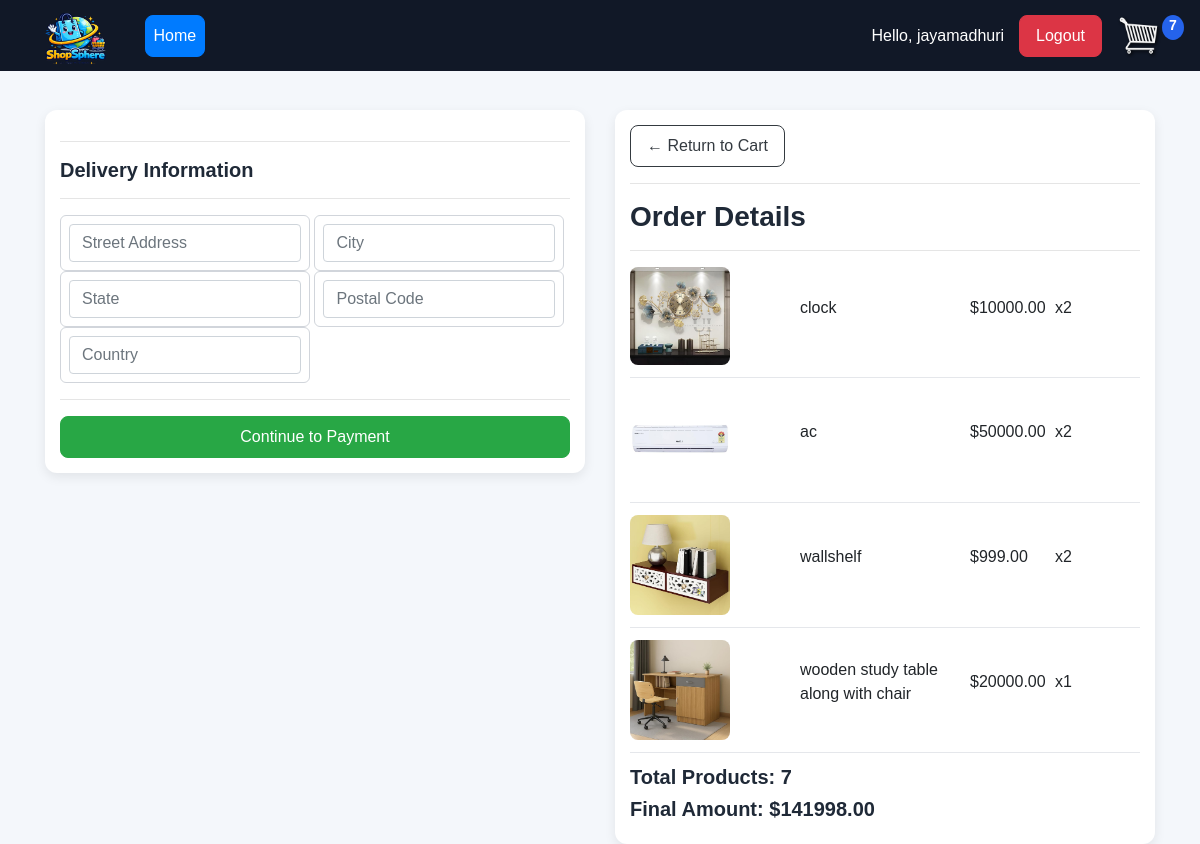
Screenshot of /checkout/ (signed in) with the database file from the repository.
### store/models.py (models this page shows, shortened)
class OrderItem(models.Model):
	product = models.ForeignKey(
		Product,
		on_delete=models.SET_NULL,
		null=True
	)
	order = models.ForeignKey(
		Order,
		on_delete=models.SET_NULL,
		null=True
	)
	quantity = models.IntegerField(
		default=0,
		null=True,
		blank=True
	)
	date_added = models.DateTimeField(
		auto_now_add=True
	)
	@property
	def get_total(self):
		total = self.product.price * self.quantity
		return total

class Product(models.Model):
	name = models.CharField(
		max_length=200
	)
	price = models.FloatField()
	digital = models.BooleanField(
		default=False,
		null=True,
		blank=True
	)
	image = models.ImageField(
		null=True,
		blank=True
	)
	@property
	def imageURL(self):
		try:
			url = self.image.url
		except:
			url = ''
		return url

class Order(models.Model):
	customer = models.ForeignKey(
		Customer,
		on_delete=models.SET_NULL,
		null=True,
		blank=True
	)
	date_ordered = models.DateTimeField(
		auto_now_add=True
	)
	complete = models.BooleanField(
		default=False
	)
	transaction_id = models.CharField(
		max_length=100,
		null=True
	)
	@property
	def shipping(self):
		shipping = False
		orderitems = self.orderitem_set.all()
		for i in orderitems:
			if i.product.digital == False:
				shipping = True
		return shipping
	@property
	def get_cart_total(self):
		orderitems = self.orderitem_set.all()
		total = sum([
			item.get_total for item in orderitems
		])
		return total
	@property
	def get_cart_items(self):
		orderitems = self.orderitem_set.all()
		total = sum([
			item.quantity for item in orderitems
		])
		return total

### store/views.py (the view)
# urls.py: path('checkout/', views.checkout, name="checkout"),
@login_required(login_url='login')
def checkout(request):
	data = cartData(request)
	cartItems = data['cartItems']
	order = data['order']
	items = data['items']
	context = {
		'items':items,
		'order':order,
		'cartItems':cartItems
	}
	return render(request, 'store/checkout.html', context)

### store/utils.py (called while the page is built)
def cartData(request):
	if request.user.is_authenticated:
		customer = request.user.customer
		order, created = Order.objects.get_or_create(
			customer=customer,
			complete=False
		)
		items = order.orderitem_set.all()
		cartItems = order.get_cart_items
	else:
		cookieData = cookieCart(request)
		cartItems = cookieData['cartItems']
		order = cookieData['order']
		items = cookieData['items']
	return {
		'cartItems':cartItems,
		'order':order,
		'items':items
	}

### store/templates/store/checkout.html (shortened to what this page needs)
{% extends 'store/main.html' %}
{% load static %}
{% block content %}
<div class="row">
	<div class="col-lg-6">
		<div class="box-element" id="form-wrapper">
			<form id="form">
				<div id="shipping-info">
					<hr>
					<h5>Delivery Information</h5>
					<hr>
					<div class="form-field">
						<input class="form-control"
						type="text"
						name="address"
						placeholder="Street Address">
					</div>
					<div class="form-field">
						<input class="form-control"
						type="text"
						name="city"
						placeholder="City">
					</div>
					<div class="form-field">
						<input class="form-control"
						type="text"
						name="state"
						placeholder="State">
					</div>
					<div class="form-field">
						<input class="form-control"
						type="text"
						name="zipcode"
						placeholder="Postal Code">
					</div>
					<div class="form-field">
						<input class="form-control"
						type="text"
						name="country"
						placeholder="Country">
					</div>
				</div>
				<hr>
				<input id="form-button"
				class="btn btn-success btn-block"
				type="submit"
				value="Continue to Payment">
			</form>
		</div>
		<br>
	</div>
	<div class="col-lg-6">
		<div class="box-element">
			<a class="btn btn-outline-dark"
			href="{% url 'cart' %}">
			&#x2190; Return to Cart
			</a>
			<hr>
			<h3>Order Details</h3>
			<hr>
			{% for item in items %}
			<div class="cart-row">
				<div style="flex:2">
					<img class="row-image" src="{{item.product.imageURL}}">
				</div>
				<div style="flex:2">
					<p>{{item.product.name}}</p>
				</div>
				<div style="flex:1">
					<p>${{item.product.price|floatformat:2}}</p>
				</div>
				<div style="flex:1">
					<p>x{{item.quantity}}</p>
				</div>
			</div>
			{% endfor %}
			<h5>Total Products: {{order.get_cart_items}}</h5>
			<h5>
				Final Amount:
				${{order.get_cart_total|floatformat:2}}
			</h5>
		</div>
	</div>
</div>
{% endblock content %}

### store/templates/store/main.html (shortened to what this page needs)
<!DOCTYPE html>
{% load static %}
<html>
<head>
	<link rel="stylesheet"
	href="https://stackpath.bootstrapcdn.com/bootstrap/4.4.1/css/bootstrap.min.css"
>
	<link rel="stylesheet"
	type="text/css"
	href="{% static 'css/main.css' %}">
</head>
<body>
	<nav class="navbar navbar-expand-lg navbar-dark bg-dark">
	  <a class="navbar-brand" href="{% url 'home' %}">
	  	<img class="nav-logo"
	  	src="{% static 'images/logo.png' %}">
	  </a>
	  <div class="collapse navbar-collapse"
	  id="navbarSupportedContent">
	    <ul class="navbar-nav mr-auto">
	      <li class="nav-item active">
	        <a class="nav-link btn btn-primary"
	        href="{% url 'home' %}">
	        Home
	    	</a>
	      </li>
	    </ul>
	    <div class="form-inline my-2 my-lg-0">
    {% if request.user.is_authenticated %}
        <span style="color:white; margin-right:15px;">
            Hello, {{request.user}}
        </span>
        <a href="{% url 'logout' %}"
        class="btn btn-danger">
        Logout
        </a>
    {% else %}
        <a href="{% url 'login' %}"
        class="btn btn-success">
        Login
        </a>
    {% endif %}
    <a href="{% url 'cart' %}">
        <img id="cart-icon"
        src="{% static 'images/cart.png' %}">
    </a>
    <p id="cart-total">{{cartItems}}</p>
</div>
	  </div>
	</nav>
    <div class="container">
        <br>
        {% block content %}
        {% endblock content %}
    </div>
</body>
</html>

### static/css/main.css (style rules this page uses)
body { background-color: #f4f7fb; font-family: Arial, Helvetica, sans-serif; }
h1,h2,h3,h4,h5,h6 { color:#1f2937; font-weight: 600; }
.box-element { box-shadow: 0 4px 12px rgba(0,0,0,0.08); background-color: #ffffff; border-radius: 12px; padding: 15px; transition: 0.3s ease; }
.nav-logo { height:75px; margin-top: -10px; margin-bottom: -20px; }
.bg-dark { background-color: #111827!important; }
#cart-icon { width:45px; display: inline-block; margin-left: 15px; }
#cart-total { display: block; text-align: center; color:white; font-weight: bold; background-color: #2563eb; width: 22px; height: 25px; border-radius: 50%; font-size: 14px; }
.col-lg-4, .col-lg-6, .col-lg-8, .col-lg-12 { margin-top: 15px; }
.btn { border-radius: 8px; padding: 8px 16px; font-weight: 500; transition: 0.3s ease; }
.row-image { width: 100px; border-radius: 8px; }
.form-field { width:250px; display: inline-block; padding: 8px; border-radius: 6px; border: 1px solid #d1d5db; }
.cart-row { display: flex; align-items: center; padding-bottom: 12px; margin-bottom: 12px; border-bottom: 1px solid #e5e7eb; }

### rows the page displays
OrderItem: product.imageURL (picture), product.name "clock", product.price "10000.00", quantity "2"
OrderItem: product.imageURL (picture), product.name "ac", product.price "50000.00", quantity "2"
OrderItem: product.imageURL (picture), product.name "wallshelf", product.price "999.00", quantity "2"
OrderItem: product.imageURL (picture), product.name "wooden study table along with chair", product.price "20000.00", quantity "1"
Order: get_cart_items "7", get_cart_total "141998.00"

### other values shown
{{ request.user }} "jayamadhuri"
{{ cartItems }} "7"
